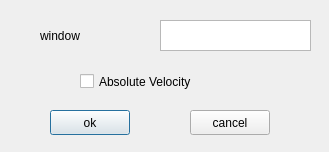
<?xml version="1.0" encoding="UTF-8"?>
<ui version="4.0">
 <class>Condition</class>
 <widget class="QDialog" name="Condition">
  <property name="geometry">
   <rect>
    <x>0</x>
    <y>0</y>
    <width>329</width>
    <height>152</height>
   </rect>
  </property>
  <property name="windowTitle">
   <string>velocity</string>
  </property>
  <widget class="QPushButton" name="add_button">
   <property name="geometry">
    <rect>
     <x>50</x>
     <y>110</y>
     <width>80</width>
     <height>25</height>
    </rect>
   </property>
   <property name="text">
    <string>ok</string>
   </property>
  </widget>
  <widget class="QPushButton" name="calcel_button">
   <property name="geometry">
    <rect>
     <x>190</x>
     <y>110</y>
     <width>80</width>
     <height>25</height>
    </rect>
   </property>
   <property name="text">
    <string>cancel</string>
   </property>
  </widget>
  <widget class="QTextEdit" name="window">
   <property name="geometry">
    <rect>
     <x>160</x>
     <y>20</y>
     <width>151</width>
     <height>31</height>
    </rect>
   </property>
  </widget>
  <widget class="QLabel" name="label">
   <property name="geometry">
    <rect>
     <x>40</x>
     <y>20</y>
     <width>111</width>
     <height>31</height>
    </rect>
   </property>
   <property name="text">
    <string>window</string>
   </property>
  </widget>
  <widget class="QCheckBox" name="checkBox">
   <property name="geometry">
    <rect>
     <x>80</x>
     <y>70</y>
     <width>171</width>
     <height>23</height>
    </rect>
   </property>
   <property name="text">
    <string>Absolute Velocity</string>
   </property>
  </widget>
 </widget>
 <resources/>
 <connections/>
</ui>
